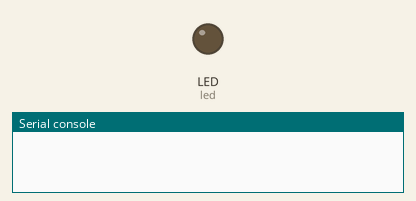
Simulated run of this program. Board: CircuitPython board. Shown: output pins drawn as LEDs (lit = HIGH), the last lines printed to the serial console. Random numbers come from a fixed seed; USB keyboard and mouse output is not drawn.

Above: at 0.1 s.
At 1.6 s:
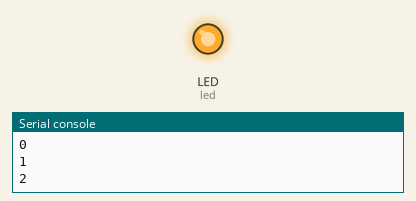
Timing chart, 0 to 3.1 s (numbered marks = the images above):
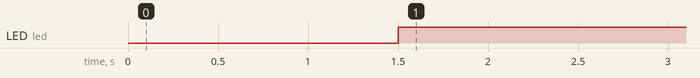

Measured:
- by itself, LED (led): LOW → HIGH at 1.5 s

The program:

code.py
```python
import usb_hid
import board
import digitalio
from time import sleep
from adafruit_hid.mouse import Mouse
from random import randint

HOW_LONG = 180    # Pause between jiggles in seconds

led = digitalio.DigitalInOut(board.LED)
led.direction = digitalio.Direction.OUTPUT

mouse = Mouse(usb_hid.devices)

def blink(times):
    # Flash the LED with a half second gap
    for x in range(times):
        led.value = False
        sleep(0.5)
        led.value = True
        print(x)

def jiggle():
    # Move cursor a random x and y distance between 1 and 50 pixels then move it back
    for each in range(randint(1, 4)):
        x = randint(1, 50)
        y = randint(1, 50)
        mouse.move(x, y)
        mouse.move(-x, -y)
    sleep(HOW_LONG)

while True:
    led.value = True
    blink(3)
    jiggle()
```
